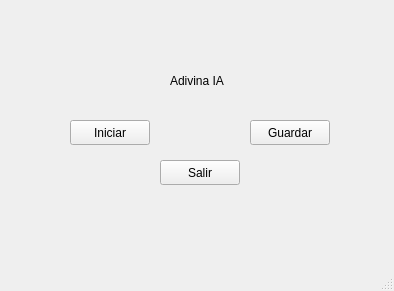
<?xml version="1.0" encoding="UTF-8"?>
<ui version="4.0">
 <class>MainWindow</class>
 <widget class="QMainWindow" name="MainWindow">
  <property name="geometry">
   <rect>
    <x>0</x>
    <y>0</y>
    <width>394</width>
    <height>291</height>
   </rect>
  </property>
  <property name="windowTitle">
   <string>MainWindow</string>
  </property>
  <widget class="QWidget" name="centralwidget">
   <widget class="QPushButton" name="btnIniciar">
    <property name="geometry">
     <rect>
      <x>70</x>
      <y>120</y>
      <width>80</width>
      <height>25</height>
     </rect>
    </property>
    <property name="text">
     <string>Iniciar</string>
    </property>
   </widget>
   <widget class="QPushButton" name="btnGuardar">
    <property name="geometry">
     <rect>
      <x>250</x>
      <y>120</y>
      <width>80</width>
      <height>25</height>
     </rect>
    </property>
    <property name="text">
     <string>Guardar</string>
    </property>
   </widget>
   <widget class="QPushButton" name="btnSalir">
    <property name="geometry">
     <rect>
      <x>160</x>
      <y>160</y>
      <width>80</width>
      <height>25</height>
     </rect>
    </property>
    <property name="text">
     <string>Salir</string>
    </property>
   </widget>
   <widget class="QLabel" name="label">
    <property name="geometry">
     <rect>
      <x>170</x>
      <y>70</y>
      <width>71</width>
      <height>21</height>
     </rect>
    </property>
    <property name="text">
     <string>Adivina IA</string>
    </property>
   </widget>
  </widget>
  <widget class="QMenuBar" name="menubar">
   <property name="geometry">
    <rect>
     <x>0</x>
     <y>0</y>
     <width>394</width>
     <height>25</height>
    </rect>
   </property>
  </widget>
  <widget class="QStatusBar" name="statusbar"/>
 </widget>
 <resources/>
 <connections/>
</ui>
